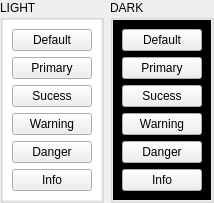
      <widget class="QWidget" name="tab_5">
       <attribute name="title">
        <string>Link Button</string>
       </attribute>
       <layout class="QHBoxLayout" name="horizontalLayout_6">
        <property name="leftMargin">
         <number>0</number>
        </property>
        <property name="topMargin">
         <number>0</number>
        </property>
        <property name="rightMargin">
         <number>0</number>
        </property>
        <property name="bottomMargin">
         <number>0</number>
        </property>
        <item>
         <widget class="QGroupBox" name="groupBox_9">
          <property name="styleSheet">
           <string notr="true"/>
          </property>
          <property name="title">
           <string>LIGHT</string>
          </property>
          <property name="buttonType" stdset="0">
           <number>1</number>
          </property>
          <property name="iconName" stdset="0">
           <string>yin-yang</string>
          </property>
          <layout class="QVBoxLayout" name="verticalLayout_8">
           <property name="leftMargin">
            <number>0</number>
           </property>
           <property name="topMargin">
            <number>0</number>
           </property>
           <property name="rightMargin">
            <number>0</number>
           </property>
           <property name="bottomMargin">
            <number>0</number>
           </property>
           <item>
            <widget class="QWidget" name="widget_17" native="true">
             <property name="styleSheet">
              <string notr="true">.QWidget {
	
	background-color: rgba(255, 255, 255, 255);
}</string>
             </property>
             <layout class="QGridLayout" name="gridLayout_8">
              <item row="4" column="0">
               <widget class="LinkButton" name="pushButton_95">
                <property name="autoFillBackground">
                 <bool>false</bool>
                </property>
                <property name="text">
                 <string>Danger</string>
                </property>
                <property name="icon">
                 <iconset theme="yin-yang"/>
                </property>
                <property name="flat">
                 <bool>false</bool>
                </property>
                <property name="darkMode" stdset="0">
                 <bool>false</bool>
                </property>
                <property name="plainMode" stdset="0">
                 <bool>false</bool>
                </property>
                <property name="styleMode" stdset="0">
                 <number>4</number>
                </property>
                <property name="iconName" stdset="0">
                 <string>yin-yang</string>
                </property>
                <property name="spacing" stdset="0">
                 <number>8</number>
                </property>
                <property name="link" stdset="0">
                 <string>http://www.google.com</string>
                </property>
               </widget>
              </item>
              <item row="3" column="0">
               <widget class="LinkButton" name="pushButton_93">
                <property name="autoFillBackground">
                 <bool>false</bool>
                </property>
                <property name="text">
                 <string>Warning</string>
                </property>
                <property name="icon">
                 <iconset theme="yin-yang"/>
                </property>
                <property name="flat">
                 <bool>false</bool>
                </property>
                <property name="darkMode" stdset="0">
                 <bool>false</bool>
                </property>
                <property name="plainMode" stdset="0">
                 <bool>false</bool>
                </property>
                <property name="styleMode" stdset="0">
                 <number>3</number>
                </property>
                <property name="iconName" stdset="0">
                 <string>yin-yang</string>
                </property>
                <property name="spacing" stdset="0">
                 <number>8</number>
                </property>
                <property name="link" stdset="0">
                 <string>http://www.google.com</string>
                </property>
               </widget>
              </item>
              <item row="5" column="0">
               <widget class="LinkButton" name="pushButton_97">
                <property name="autoFillBackground">
                 <bool>false</bool>
                </property>
                <property name="text">
                 <string>Info</string>
                </property>
                <property name="icon">
                 <iconset theme="yin-yang"/>
                </property>
                <property name="flat">
                 <bool>false</bool>
                </property>
                <property name="darkMode" stdset="0">
                 <bool>false</bool>
                </property>
                <property name="plainMode" stdset="0">
                 <bool>false</bool>
                </property>
                <property name="styleMode" stdset="0">
                 <number>5</number>
                </property>
                <property name="iconName" stdset="0">
                 <string>yin-yang</string>
                </property>
                <property name="spacing" stdset="0">
                 <number>8</number>
                </property>
                <property name="link" stdset="0">
                 <string>http://www.google.com</string>
                </property>
               </widget>
              </item>
              <item row="0" column="0">
               <widget class="LinkButton" name="pushButton_87">
                <property name="autoFillBackground">
                 <bool>false</bool>
                </property>
                <property name="text">
                 <string>Default</string>
                </property>
                <property name="default">
                 <bool>false</bool>
                </property>
                <property name="flat">
                 <bool>false</bool>
                </property>
                <property name="darkMode" stdset="0">
                 <bool>false</bool>
                </property>
                <property name="plainMode" stdset="0">
                 <bool>false</bool>
                </property>
                <property name="styleMode" stdset="0">
                 <number>0</number>
                </property>
                <property name="iconName" stdset="0">
                 <string>yin-yang</string>
                </property>
                <property name="spacing" stdset="0">
                 <number>8</number>
                </property>
                <property name="link" stdset="0">
                 <string>http://www.google.com</string>
                </property>
               </widget>
              </item>
              <item row="1" column="0">
               <widget class="LinkButton" name="pushButton_89">
                <property name="autoFillBackground">
                 <bool>false</bool>
                </property>
                <property name="text">
                 <string>Primary</string>
                </property>
                <property name="icon">
                 <iconset theme="yin-yang"/>
                </property>
                <property name="default">
                 <bool>false</bool>
                </property>
                <property name="flat">
                 <bool>false</bool>
                </property>
                <property name="darkMode" stdset="0">
                 <bool>false</bool>
                </property>
                <property name="plainMode" stdset="0">
                 <bool>false</bool>
                </property>
                <property name="styleMode" stdset="0">
                 <number>1</number>
                </property>
                <property name="iconName" stdset="0">
                 <string>yin-yang</string>
                </property>
                <property name="spacing" stdset="0">
                 <number>8</number>
                </property>
                <property name="link" stdset="0">
                 <string>http://www.google.com</string>
                </property>
               </widget>
              </item>
              <item row="2" column="0">
               <widget class="LinkButton" name="pushButton_91">
                <property name="autoFillBackground">
                 <bool>false</bool>
                </property>
                <property name="text">
                 <string>Sucess</string>
                </property>
                <property name="icon">
                 <iconset theme="yin-yang"/>
                </property>
                <property name="flat">
                 <bool>false</bool>
                </property>
                <property name="darkMode" stdset="0">
                 <bool>false</bool>
                </property>
                <property name="plainMode" stdset="0">
                 <bool>false</bool>
                </property>
                <property name="styleMode" stdset="0">
                 <number>2</number>
                </property>
                <property name="iconName" stdset="0">
                 <string>yin-yang</string>
                </property>
                <property name="spacing" stdset="0">
                 <number>8</number>
                </property>
                <property name="link" stdset="0">
                 <string>http://www.google.com</string>
                </property>
               </widget>
              </item>
             </layout>
            </widget>
           </item>
          </layout>
         </widget>
        </item>
        <item>
         <widget class="QGroupBox" name="groupBox_8">
          <property name="styleSheet">
           <string notr="true"/>
          </property>
          <property name="title">
           <string>DARK</string>
          </property>
          <layout class="QVBoxLayout" name="verticalLayout_7">
           <property name="leftMargin">
            <number>0</number>
           </property>
           <property name="topMargin">
            <number>0</number>
           </property>
           <property name="rightMargin">
            <number>0</number>
           </property>
           <property name="bottomMargin">
            <number>0</number>
           </property>
           <item>
            <widget class="QWidget" name="widget_16" native="true">
             <property name="styleSheet">
              <string notr="true">.QWidget {
	
	background-color: rgba(0, 0, 0, 255);
}</string>
             </property>
             <layout class="QGridLayout" name="gridLayout_7">
              <item row="3" column="0">
               <widget class="LinkButton" name="pushButton_81">
                <property name="autoFillBackground">
                 <bool>false</bool>
                </property>
                <property name="text">
                 <string>Warning</string>
                </property>
                <property name="icon">
                 <iconset theme="yin-yang"/>
                </property>
                <property name="flat">
                 <bool>false</bool>
                </property>
                <property name="darkMode" stdset="0">
                 <bool>true</bool>
                </property>
                <property name="plainMode" stdset="0">
                 <bool>false</bool>
                </property>
                <property name="styleMode" stdset="0">
                 <number>3</number>
                </property>
                <property name="iconName" stdset="0">
                 <string>yin-yang</string>
                </property>
                <property name="spacing" stdset="0">
                 <number>8</number>
                </property>
                <property name="link" stdset="0">
                 <string>http://www.google.com</string>
                </property>
               </widget>
              </item>
              <item row="1" column="0">
               <widget class="LinkButton" name="pushButton_77">
                <property name="autoFillBackground">
                 <bool>false</bool>
                </property>
                <property name="text">
                 <string>Primary</string>
                </property>
                <property name="icon">
                 <iconset theme="yin-yang"/>
                </property>
                <property name="default">
                 <bool>false</bool>
                </property>
                <property name="flat">
                 <bool>false</bool>
                </property>
                <property name="darkMode" stdset="0">
                 <bool>true</bool>
                </property>
                <property name="plainMode" stdset="0">
                 <bool>false</bool>
                </property>
                <property name="styleMode" stdset="0">
                 <number>1</number>
                </property>
                <property name="iconName" stdset="0">
                 <string>yin-yang</string>
                </property>
                <property name="spacing" stdset="0">
                 <number>8</number>
                </property>
                <property name="link" stdset="0">
                 <string>http://www.google.com</string>
                </property>
               </widget>
              </item>
              <item row="0" column="0">
               <widget class="LinkButton" name="pushButton_75">
                <property name="autoFillBackground">
                 <bool>false</bool>
                </property>
                <property name="text">
                 <string>Default</string>
                </property>
                <property name="icon">
                 <iconset theme="yin-yang"/>
                </property>
                <property name="default">
                 <bool>false</bool>
                </property>
                <property name="flat">
                 <bool>false</bool>
                </property>
                <property name="darkMode" stdset="0">
                 <bool>true</bool>
                </property>
                <property name="plainMode" stdset="0">
                 <bool>false</bool>
                </property>
                <property name="styleMode" stdset="0">
                 <number>0</number>
                </property>
                <property name="iconName" stdset="0">
                 <string>yin-yang</string>
                </property>
                <property name="spacing" stdset="0">
                 <number>8</number>
                </property>
                <property name="link" stdset="0">
                 <string>http://www.google.com</string>
                </property>
               </widget>
              </item>
              <item row="2" column="0">
               <widget class="LinkButton" name="pushButton_79">
                <property name="autoFillBackground">
                 <bool>false</bool>
                </property>
                <property name="text">
                 <string>Sucess</string>
                </property>
                <property name="icon">
                 <iconset theme="yin-yang"/>
                </property>
                <property name="flat">
                 <bool>false</bool>
                </property>
                <property name="darkMode" stdset="0">
                 <bool>true</bool>
                </property>
                <property name="plainMode" stdset="0">
                 <bool>false</bool>
                </property>
                <property name="styleMode" stdset="0">
                 <number>2</number>
                </property>
                <property name="iconName" stdset="0">
                 <string>yin-yang</string>
                </property>
                <property name="spacing" stdset="0">
                 <number>8</number>
                </property>
                <property name="link" stdset="0">
                 <string>http://www.google.com</string>
                </property>
               </widget>
              </item>
              <item row="5" column="0">
               <widget class="LinkButton" name="pushButton_85">
                <property name="autoFillBackground">
                 <bool>false</bool>
                </property>
                <property name="text">
                 <string>Info</string>
                </property>
                <property name="icon">
                 <iconset theme="yin-yang"/>
                </property>
                <property name="flat">
                 <bool>false</bool>
                </property>
                <property name="darkMode" stdset="0">
                 <bool>true</bool>
                </property>
                <property name="plainMode" stdset="0">
                 <bool>false</bool>
                </property>
                <property name="styleMode" stdset="0">
                 <number>5</number>
                </property>
                <property name="iconName" stdset="0">
                 <string>yin-yang</string>
                </property>
                <property name="spacing" stdset="0">
                 <number>8</number>
                </property>
                <property name="link" stdset="0">
                 <string>http://www.google.com</string>
                </property>
               </widget>
              </item>
              <item row="4" column="0">
               <widget class="LinkButton" name="pushButton_83">
                <property name="autoFillBackground">
                 <bool>false</bool>
                </property>
                <property name="text">
                 <string>Danger</string>
                </property>
                <property name="icon">
                 <iconset theme="yin-yang"/>
                </property>
                <property name="flat">
                 <bool>false</bool>
                </property>
                <property name="darkMode" stdset="0">
                 <bool>true</bool>
                </property>
                <property name="plainMode" stdset="0">
                 <bool>false</bool>
                </property>
                <property name="styleMode" stdset="0">
                 <number>4</number>
                </property>
                <property name="iconName" stdset="0">
                 <string>yin-yang</string>
                </property>
                <property name="spacing" stdset="0">
                 <number>8</number>
                </property>
                <property name="link" stdset="0">
                 <string>http://www.google.com</string>
                </property>
               </widget>
              </item>
             </layout>
            </widget>
           </item>
          </layout>
         </widget>
        </item>
       </layout>
      </widget>
